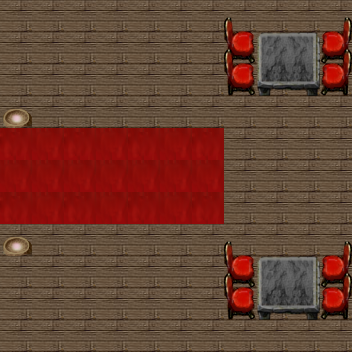

Tiled map render using the project's own tile images. Description and the map definition, with tile-layer contents summarised, below:
An orthogonal 11x11 tile map with 32x32 px tiles, 2 tile layers (background, collision) and 4 objects (3x portal, monsterGroup0).

<map version="1.0" orientation="orthogonal" width="11" height="11" tilewidth="32" tileheight="32">
 <properties>
   <property name="music" value="spire" />
  <property name="name" value="Sitting room" />
 </properties>
 <tileset firstgid="1" name="tiles_sheet" tilewidth="32" tileheight="32">
  <image source="tiles_sheet.png" width="960" height="960" />
 </tileset>
 <layer name="background" width="11" height="11">
  <data>[121 cells, 121 non-empty, 3 distinct tile ids]</data>
 </layer>
 <layer name="collision" width="11" height="11">
  <data>[121 cells, 22 non-empty, 11 distinct tile ids]</data>
 </layer>
 <objectgroup name="portal" width="11" height="11">
  <object name="0" type="portal" x="0" y="160" width="32" height="32">
   <properties>
    <property name="toPortal" value="1" />
    <property name="toZone" value="26" />
   </properties>
  </object>
  <object name="0" type="portal" x="0" y="128" width="32" height="32">
   <properties>
    <property name="toPortal" value="1" />
    <property name="toZone" value="26" />
   </properties>
  </object>
  <object name="0" type="portal" x="0" y="192" width="32" height="32">
   <properties>
    <property name="toPortal" value="1" />
    <property name="toZone" value="26" />
   </properties>
  </object>
 </objectgroup>
 <objectgroup name="npcs" width="11" height="11" />
 <objectgroup name="monsters" width="11" height="11">
  <object name="monsterGroup0" x="160" y="160" width="33" height="33">
   <properties>
    <property name="battleMapID" value="0" />
    <property name="groupID" value="0" />
    <property name="level" value="0" />
    <property name="monsters" value="Kaivan" />
   </properties>
  </object>
 </objectgroup>
</map>